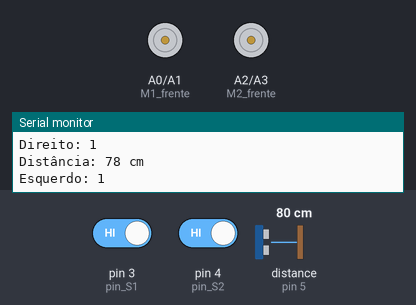
Bench run of a sketch on a simulated Arduino Uno, built with avr-gcc and run on an emulated ATmega328P. Shown: motor-driver pin pairs drawn as motors (green arrow = first pin HIGH = forward, orange = second pin HIGH = backward, longer = more drive), the last lines printed to the serial monitor. Wiring (inferred from the names in the program): ultrasonic range finder: trigger pin 6; echo pin 5. The test bench sets the inputs (shaded band); at power-on: pin 3 (pin_S1) HIGH, pin 4 (pin_S2) HIGH, distance to the obstacle (sensor on pin 5) 80 cm. The echo pulse lasts 58.3 µs per cm.

Above: at 1.3 s.
1.4 s: pin 3 (pin_S1) driven LOW
At 2.9 s:
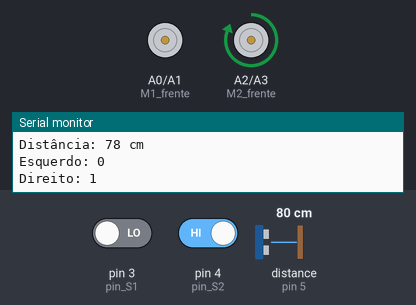
3.7 s: pin 4 (pin_S2) driven LOW
At 5.3 s:
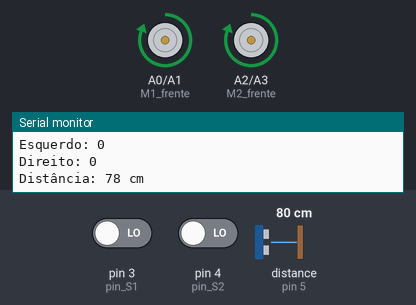
6.3 s: pin 3 (pin_S1) driven HIGH
At 7.6 s:
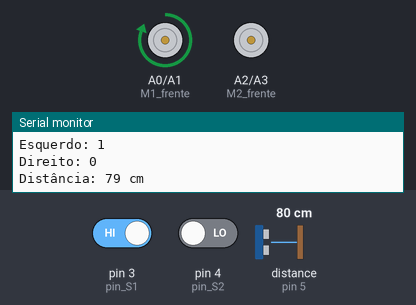
Timing chart, 0 to 9.3 s (numbered marks = the images above; inputs shaded):
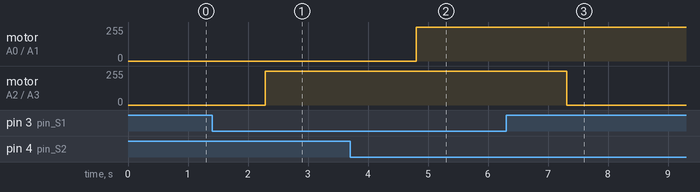

Measured:
- after the input at 1.4 s, motor on A2 (M2_frente) / A3 (M2_tras): stopped → forward 255/255 after 0.89 s
- after the input at 3.7 s, motor on A0 (M1_frente) / A1 (M1_tras): stopped → forward 255/255 after 1.1 s
- after the input at 6.3 s, motor on A2 (M2_frente) / A3 (M2_tras): forward 255/255 → stopped after 1.0 s

The sketch:

OBR-DIGITAL.INO
```cpp
int pin_S2 = 4; // Defina o número do pino ao qual o sensor está conectado
int pin_S1 = 3; // Defina o número do pino ao qual o sensor está conectado

//Definição dos pinos de controle do motor
const int M1_frente = A0; //  1º Motor Esquerdo Para frente ( 0 a 255)_ Porta IN2 ponte H;
const int M2_frente = A2; //2º Motor Direito Para frente ( 0 a 255 _ Porta IN4 ponte H;
const int M1_tras = A1; //1º Motor Para trás ( 0 a 255) porta IN1 ponte H;
const int M2_tras = A3; //2º Motor Para trás ( 0 a 255)_ porta IN3 ponte H;

//variável responsável por controlar a velocidade dos motores
int velocidade = 155;

int trigPin = 6;  // Porta Trigger do sensor ultrassônico
int echoPin = 5;  // Porta Echo do sensor ultrassônico


void setup() {
  Serial.begin(9600);
  //Sensor
  pinMode(pin_S2, INPUT); // Configura o pino como entrada
  pinMode(pin_S1, INPUT); // Configura o pino como entrada

  // Definindo as portas do sensor ultrassônico
  pinMode(trigPin, OUTPUT);
  pinMode(echoPin, INPUT);
}

void loop() {

  bool Sensor2 = digitalRead(pin_S2); // Lê o valor do sensor
  bool Sensor1 = digitalRead(pin_S1); // Lê o valor do sensor
  Serial.print("Esquerdo: ");
  Serial.println(Sensor1);
  Serial.print("Direito: ");
  Serial.println(Sensor2);
  delay(250);

  // Medindo a distância com o sensor ultrassônico
  long duracao, distancia;

  // Limpando o trigPin
  digitalWrite(trigPin, LOW);
  delayMicroseconds(2);

  // Configurando o trigPin para HIGH por 10 microsegundos
  digitalWrite(trigPin, HIGH);
  delayMicroseconds(10);
  digitalWrite(trigPin, LOW);

  // Leitura do tempo de retorno do som (echoPin)
  duracao = pulseIn(echoPin, HIGH);

  // Calculando a distância em centímetros
  distancia = duracao * 0.034 / 2;

  // Imprimindo a distância no monitor serial
  Serial.print("Distância: ");
  Serial.print(distancia);
  Serial.println(" cm");

  // Verificando a presença de obstáculos
  //if (distancia < 20) {  // Se houver um obstáculo a menos de 20 cm
  //   analogWrite(M1_frente, 0);
  //   analogWrite(M2_frente, 0);
  //   delay(1000);
  //   analogWrite(M1_frente, 0);
  //   analogWrite(M2_frente, velocidade);
  //   delay(110);
  //   analogWrite(M1_frente, velocidade);
  //   analogWrite(M2_frente, velocidade);
  //   delay(1000);
  //   analogWrite(M1_frente, velocidade);
  //   analogWrite(M2_frente, 0);
  //   delay(110);
  //   analogWrite(M1_frente, velocidade);
  //   analogWrite(M2_frente, velocidade);
  //   delay(2000);
  //   analogWrite(M1_frente, velocidade);
  //   analogWrite(M2_frente, 0);
  //   delay(110);
  //   analogWrite(M1_frente, velocidade);
  //   analogWrite(M2_frente, velocidade);
  //   delay(1000);
  //   analogWrite(M1_frente, 0);
  //   analogWrite(M2_frente, velocidade);
  //   delay(110);
  //}

  //Aqui está toda a lógica de comportamento do robô: Para a cor branca atribuímos o valor 0 e, para a cor preta, o valor 1.
  if((Sensor1 == 0) && (Sensor2 == 0)){ // Se detectar na extremidade das faixas duas cores brancas
      delay(500);
      analogWrite(M1_frente, velocidade); // Ambos motores ligam na mesma velocidade
      analogWrite(M2_frente, velocidade);
      analogWrite(M1_tras, 0);
      analogWrite(M2_tras, 0);
      delay(500);
  }

  if((Sensor1 == 1) && (Sensor2 == 0)){ // Se detectar um lado preto e o outro branco
      delay(500);
      analogWrite(M2_frente, 0); // O motor 1 desliga
      analogWrite(M1_frente, velocidade); // O motor 2 fica ligado, fazendo assim o carrinho virar
      analogWrite(M1_tras, 0);
      analogWrite(M2_tras, 0);
      delay(500);
  }

  if((Sensor1 == 0) && (Sensor2 == 1)){ // Se detectar um lado branco e o outro preto
      delay(500);
      analogWrite(M2_frente, velocidade); //O motor 1 fica ligado
      analogWrite(M1_frente, 0); // O motor 2 desliga, fazendo assim o carrinho virar no outro sentido
      analogWrite(M1_tras, 0);
      analogWrite(M2_tras, 0);
      delay(500);
  }


  //if((Sensor1 == 1) && (Sensor2 == 1)){ // Se detectar 2 lados pretos
   //   analogWrite(M1_frente, 0); //O motor 1 fica desligado
   //   analogWrite(M2_frente, 0); // O motor 2 fica desligado

//}
}
```
